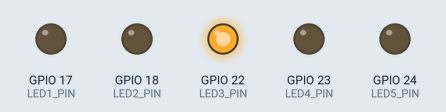
A program run on a simulated Raspberry Pi (BCM pin numbers). On the bench: output pins drawn as LEDs (lit = HIGH). At 4.9 s the program stops and its outputs stay as they are.

Above: at 0.3 s.
At 1.6 s:
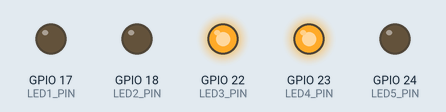
At 2.9 s:
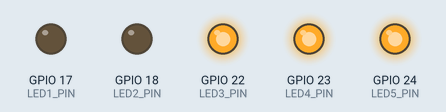
At 4.9 s:
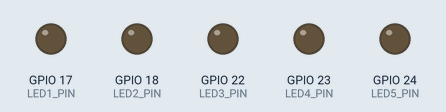
Timing chart, 0 to 6.4 s (numbered marks = the images above):
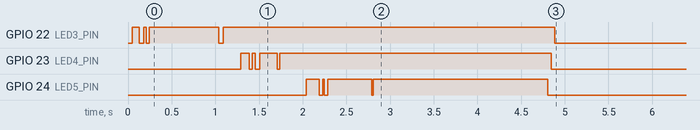

The program:

main.py
```python
import RPi.GPIO as GPIO
import time
import threading

# Ustawienia GPIO
GPIO.setmode(GPIO.BCM)
LED1_PIN = 17
LED2_PIN = 18
LED3_PIN = 22
LED4_PIN = 23
LED5_PIN = 24

# Konfiguracja pinów jako wyjścia
GPIO.setup(LED1_PIN, GPIO.OUT)
GPIO.setup(LED2_PIN, GPIO.OUT)
GPIO.setup(LED3_PIN, GPIO.OUT)
GPIO.setup(LED4_PIN, GPIO.OUT)
GPIO.setup(LED5_PIN, GPIO.OUT)

def clean_leds():
    GPIO.output(LED5_PIN, GPIO.LOW)
    GPIO.output(LED4_PIN, GPIO.LOW)
    GPIO.output(LED3_PIN, GPIO.LOW)
    GPIO.output(LED2_PIN, GPIO.LOW)
    GPIO.output(LED1_PIN, GPIO.LOW)

# Funkcja do mrugania LED1
def blink_led1():
    while True:
        GPIO.output(LED1_PIN, GPIO.HIGH)
        time.sleep(1)  # 1 sekunda
        GPIO.output(LED1_PIN, GPIO.LOW)
        time.sleep(1)

# Funkcja do mrugania LED2
def blink_led2():
    while True:
        GPIO.output(LED2_PIN, GPIO.HIGH)
        time.sleep(0.05)  # 0.3 sekundy
        GPIO.output(LED2_PIN, GPIO.LOW)
        time.sleep(0.05)

def wave():
    wait_time = 0.1
    while True:
        GPIO.output(LED1_PIN, GPIO.HIGH)
        time.sleep(wait_time)
        GPIO.output(LED2_PIN, GPIO.HIGH)
        time.sleep(wait_time)
        GPIO.output(LED3_PIN, GPIO.HIGH)
        time.sleep(wait_time)
        GPIO.output(LED1_PIN, GPIO.LOW)
        GPIO.output(LED4_PIN, GPIO.HIGH)
        time.sleep(wait_time)
        GPIO.output(LED2_PIN, GPIO.LOW)
        GPIO.output(LED5_PIN, GPIO.HIGH)
        time.sleep(wait_time)
        GPIO.output(LED3_PIN, GPIO.LOW)
        time.sleep(wait_time)
        GPIO.output(LED4_PIN, GPIO.LOW)
        time.sleep(wait_time)
        GPIO.output(LED5_PIN, GPIO.LOW)
        time.sleep(wait_time)

def turn_on_off():
    time.sleep(0.05)
    GPIO.output(LED3_PIN, GPIO.HIGH)
    time.sleep(0.08)
    GPIO.output(LED3_PIN, GPIO.LOW)
    time.sleep(0.05)
    GPIO.output(LED3_PIN, GPIO.HIGH)
    time.sleep(0.03)
    GPIO.output(LED3_PIN, GPIO.LOW)
    time.sleep(0.03)
    GPIO.output(LED3_PIN, GPIO.HIGH)
    time.sleep(0.8)
    GPIO.output(LED3_PIN, GPIO.LOW)
    time.sleep(0.05)
    GPIO.output(LED3_PIN, GPIO.HIGH)

    time.sleep(0.2)

    GPIO.output(LED4_PIN, GPIO.HIGH)
    time.sleep(0.1)
    GPIO.output(LED4_PIN, GPIO.LOW)
    time.sleep(0.03)
    GPIO.output(LED4_PIN, GPIO.HIGH)
    time.sleep(0.037)
    GPIO.output(LED4_PIN, GPIO.LOW)
    time.sleep(0.05)
    GPIO.output(LED4_PIN, GPIO.HIGH)
    time.sleep(0.2)
    GPIO.output(LED4_PIN, GPIO.LOW)
    time.sleep(0.03)
    GPIO.output(LED4_PIN, GPIO.HIGH)

    time.sleep(0.3)

    GPIO.output(LED5_PIN, GPIO.HIGH)
    time.sleep(0.15)
    GPIO.output(LED5_PIN, GPIO.LOW)
    time.sleep(0.04)
    GPIO.output(LED5_PIN, GPIO.HIGH)
    time.sleep(0.02)
    GPIO.output(LED5_PIN, GPIO.LOW)
    time.sleep(0.04)
    GPIO.output(LED5_PIN, GPIO.HIGH)
    time.sleep(0.5)
    GPIO.output(LED5_PIN, GPIO.LOW)
    time.sleep(0.02)
    GPIO.output(LED5_PIN, GPIO.HIGH)

    time.sleep(2)

    GPIO.output(LED5_PIN, GPIO.LOW)
    time.sleep(0.04)
    GPIO.output(LED4_PIN, GPIO.LOW)
    time.sleep(0.04)
    GPIO.output(LED3_PIN, GPIO.LOW)

    GPIO.cleanup()

try:
    # GPIO.cleanup()
    # wave()
    clean_leds()
    turn_on_off()


except KeyboardInterrupt:
    GPIO.cleanup()
```
